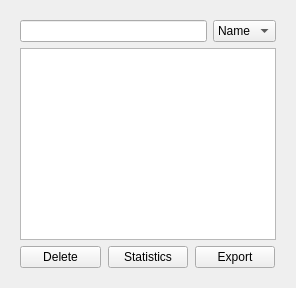
                     <widget class="QWidget" name="emergencyListPage">
                      <layout class="QVBoxLayout" name="verticalLayout_28">
                       <item>
                        <widget class="QWidget" name="emergenciesWidget" native="true">
                         <layout class="QVBoxLayout" name="verticalLayout_32">
                          <item>
                           <layout class="QHBoxLayout" name="emergenciesSearchHorizontalLayout">
                            <item>
                             <widget class="QLineEdit" name="emergenciesSearchField"/>
                            </item>
                            <item>
                             <widget class="QComboBox" name="emergenciesSortCriteria">
                              <item>
                               <property name="text">
                                <string>Name</string>
                               </property>
                              </item>
                              <item>
                               <property name="text">
                                <string>Id</string>
                               </property>
                              </item>
                             </widget>
                            </item>
                           </layout>
                          </item>
                          <item>
                           <widget class="QTableView" name="emergenciesTableView"/>
                          </item>
                          <item>
                           <layout class="QHBoxLayout" name="emergenciesButtonLayout">
                            <item>
                             <widget class="QPushButton" name="emergencyDeleteButton">
                              <property name="text">
                               <string>Delete</string>
                              </property>
                             </widget>
                            </item>
                            <item alignment="Qt::AlignHCenter">
                             <widget class="QPushButton" name="emergenciesStatisticsButton">
                              <property name="text">
                               <string>Statistics</string>
                              </property>
                             </widget>
                            </item>
                            <item alignment="Qt::AlignHCenter">
                             <widget class="QPushButton" name="emergenciesPdfExportButton">
                              <property name="text">
                               <string>Export</string>
                              </property>
                             </widget>
                            </item>
                           </layout>
                          </item>
                         </layout>
                        </widget>
                       </item>
                      </layout>
                     </widget>
